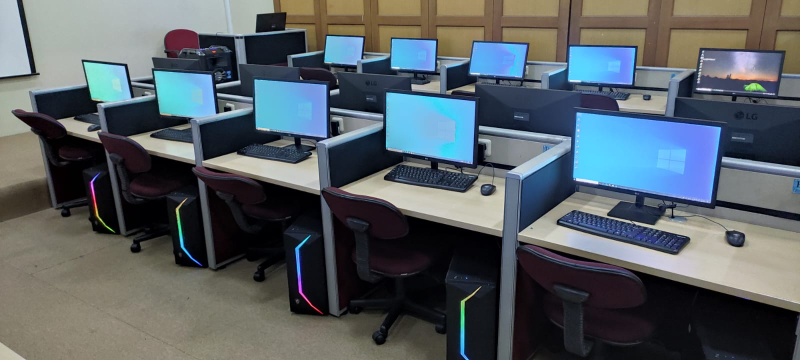
#> input picture images/lab.jpeg, 1600 x 720 px, found by its file name (shown at 1/2 size)
$ jupyter execute drawing.ipynb   (shell and % lines are left out)
#> lines starting #> are read from the running program, lines starting #| are printed output that depends on the picture; after the words box and inside, x2 and y2 are one past the last pixel; in counts of white or black regions, pixels touching at a corner belong together
<a href="https://colab.research.google.com/github/agusekominarno/imageretrieval/blob/main/opencv_basic/drawing.ipynb" target="_parent"></a>

[cell 1]
# import the necessary packages
from matplotlib import pyplot as plt
import numpy as np
import cv2

[cell 2]
def plt_imshow(title, image):
	# convert the image frame BGR to RGB color space and display it
#> called with title = 'Canvas'
	image = cv2.cvtColor(image, cv2.COLOR_BGR2RGB)
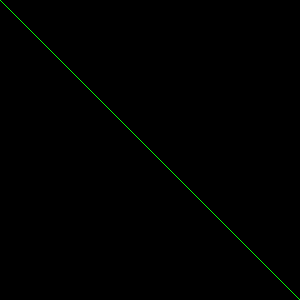
#> image: shape (300, 300, 3); mean R, G, B 0, 0.8, 0
	plt.imshow(image)
	plt.title(title)
	plt.grid(False)
	plt.show()

[cell 3]
# initialize our canvas as a 300x300 pixel image with 3 channels
# (Red, Green, and Blue) with a black background
canvas = np.zeros((300, 300, 3), dtype="uint8")

[cell 4]
# draw a green line from the top-left corner of our canvas to the
# bottom-right
green = (0, 255, 0)
cv2.line(canvas, (0, 0), (300, 300), green)
plt_imshow("Canvas", canvas)

# draw a 3 pixel thick red line from the top-right corner to the
# bottom-left
red = (0, 0, 255)
cv2.line(canvas, (300, 0), (0, 300), red, 3)
plt_imshow("Canvas", canvas)
#> call 2 of plt_imshow, with title = 'Canvas'
#> in plt_imshow (call 2), `image = cv2.cvtColor(image, cv2.COLOR_BGR2RGB)`:
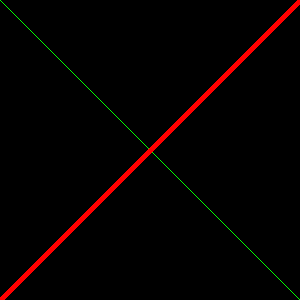
#> image: shape (300, 300, 3); mean R, G, B 5.9, 0.8, 0

[cell 5]
# draw a green 50x50 pixel square, starting at 10x10 and ending at 60x60
cv2.rectangle(canvas, (10, 10), (60, 60), green)
plt_imshow("Canvas", canvas)

# draw another rectangle, this one red with 5 pixel thickness
cv2.rectangle(canvas, (50, 200), (200, 225), red, 5)
plt_imshow("Canvas", canvas)

# draw a final rectangle (blue and filled in )
blue = (255, 0, 0)
cv2.rectangle(canvas, (200, 50), (225, 125), blue, -1)
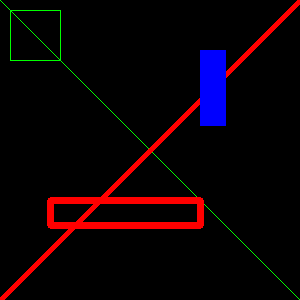
#> canvas: shape (300, 300, 3); mean of channels 0, 1, 2 5.6, 1.4, 12; drawn as B, G, R
plt_imshow("Canvas", canvas)

[cell 6]
# re-initialize our canvas as an empty array, then compute the
# center (x, y)-coordinates of the canvas
canvas = np.zeros((300, 300, 3), dtype="uint8")
(centerX, centerY) = (canvas.shape[1] // 2, canvas.shape[0] // 2)
white = (255, 255, 255)

# loop over increasing radii, from 25 pixels to 150 pixels in 25
# pixel increments
for r in range(0, 175, 25):
	# draw a white circle with the current radius size
	cv2.circle(canvas, (centerX, centerY), r, white)
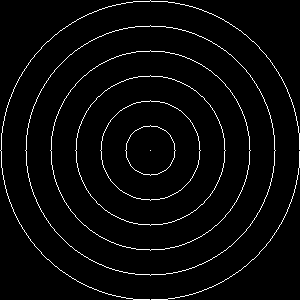
#> canvas: shape (300, 300, 3); 3.3% white in thin lines or dots

# show our work of art
plt_imshow("Canvas", canvas)

[cell 7]
# re-initialize our canvas once again
canvas = np.zeros((300, 300, 3), dtype="uint8")

# let's draw 25 random circles
for i in range(0, 25):
	# randomly generate a radius size between 5 and 200, generate a
	# random color, and then pick a random point on our canvas where
	# the circle will be drawn
	radius = np.random.randint(5, high=200)
	color = np.random.randint(0, high=256, size=(3,)).tolist()
	pt = np.random.randint(0, high=300, size=(2,))

	# draw our random circle on the canvas
	cv2.circle(canvas, tuple(pt), radius, color, -1)
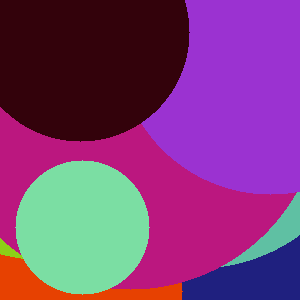
#> canvas: shape (300, 300, 3); mean of channels 0, 1, 2 120.2, 61, 125.3; drawn as B, G, R

# display our masterpiece to our screen
plt_imshow("Canvas", canvas)

[cell 8]
# since we are using Jupyter Notebooks we can replace our argument
# parsing code with *hard coded* arguments and values
args = {
	"image": "lab.jpeg"
}

[cell 9]
# load the input image from disk
image = cv2.imread(args["image"])
#> image is the input picture: shape (720, 1600, 3); mean B, G, R 100.7, 95.4, 86.9

cv2.rectangle(image, (400, 200), (1200, 600), (0, 255, 255), -1)
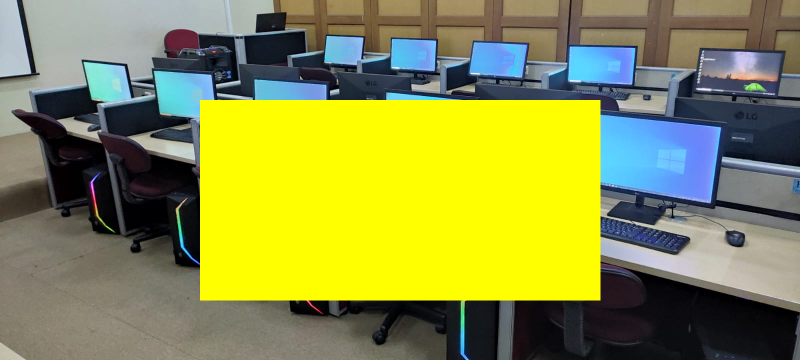
#> image: shape (720, 1600, 3) (shown at 1/2 size); mean B, G, R 75.1, 144.2, 139.4
cv2.rectangle(image, (450, 250), (1150, 550), (0, 0, 255), 1)
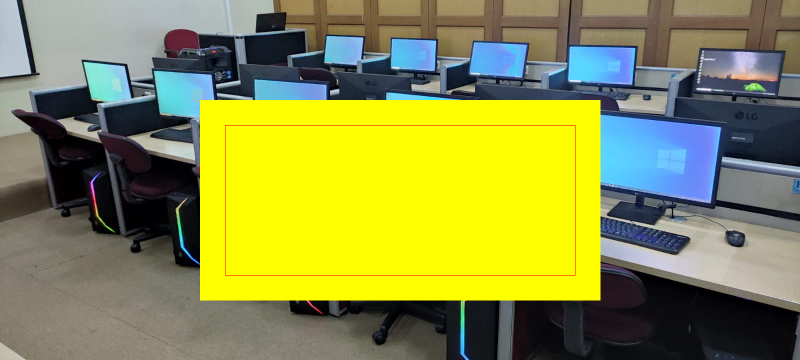
#> image: shape (720, 1600, 3) (shown at 1/2 size); 0.17% of pixels changed, all inside (x1, y1, x2, y2) = (450, 250, 1151, 551)

# show the output image
plt_imshow("Output", image)
